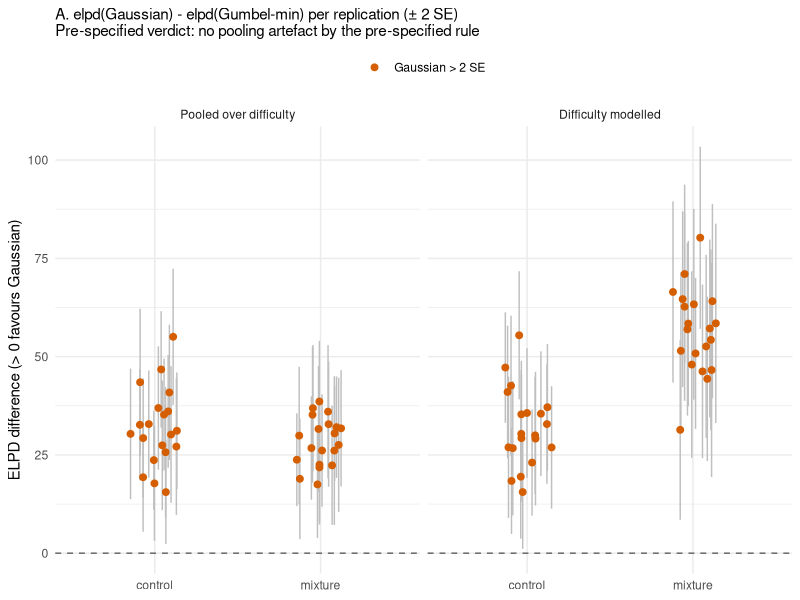
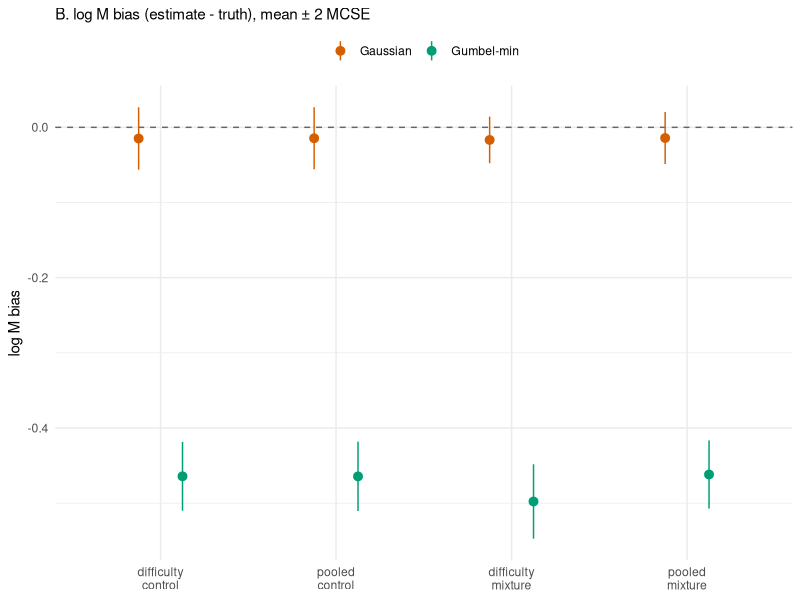

The R script that drew these images, in order:
# Fig. 8 (v3 step 3): G3 difficulty-mixture simulation (Gaussian data).
# A: elpd(normal) - elpd(gumbel_min) per replication by condition and
# aggregation (> 0 favours Gaussian; dashed = 0), points filled when |diff| > 2 SE.
# B: log_M bias (mean +/- 2 MCSE) per fit variant.
#
# Run from the project root: Rscript code/05_figures/fig_8_g3_mixture.R

suppressPackageStartupMessages({ library(dplyr); library(ggplot2) })
l <- readr::read_csv(here::here("data", "processed", "v3", "g3_loo_by_rep.csv"), show_col_types = FALSE) |>
  mutate(agg = factor(agg, levels = c("pooled", "difficulty"),
                      labels = c("Pooled over difficulty", "Difficulty modelled")),
         clear = case_when(favors_normal_2se ~ "Gaussian > 2 SE", favors_gumbel_2se ~ "Gumbel-min > 2 SE",
                           TRUE ~ "within 2 SE"))
verdict <- readLines(here::here("data", "processed", "v3", "g3_verdict.txt"), n = 1)
pA <- ggplot(l, aes(condition, elpd_diff)) +
  geom_hline(yintercept = 0, linetype = 2, colour = "grey40") +
  geom_errorbar(aes(ymin = elpd_diff - 2 * se, ymax = elpd_diff + 2 * se), colour = "grey75", width = 0,
                position = position_jitter(width = 0.15, seed = 1)) +
  geom_point(aes(colour = clear), size = 2, position = position_jitter(width = 0.15, seed = 1)) +
  scale_colour_manual(values = c("Gaussian > 2 SE" = "#D55E00", "Gumbel-min > 2 SE" = "#009E73",
                                 "within 2 SE" = "grey50")) +
  facet_wrap(~agg) +
  labs(subtitle = paste0("A. elpd(Gaussian) - elpd(Gumbel-min) per replication (± 2 SE)\n",
                         "Pre-specified verdict: ", verdict),
       x = NULL, y = "ELPD difference (> 0 favours Gaussian)", colour = NULL) +
  theme_minimal() + theme(legend.position = "top")

b <- readr::read_csv(here::here("data", "processed", "v3", "g3_bias.csv"), show_col_types = FALSE) |>
  mutate(fam = if_else(grepl("^normal", fit_variant), "Gaussian", "Gumbel-min"),
         agg = if_else(grepl("pooled", fit_variant), "pooled", "difficulty"))
pB <- ggplot(b, aes(interaction(agg, condition, sep = "\n"), bias, colour = fam)) +
  geom_hline(yintercept = 0, linetype = 2, colour = "grey40") +
  geom_pointrange(aes(ymin = bias - 2 * mcse, ymax = bias + 2 * mcse), position = position_dodge(width = 0.5)) +
  scale_colour_manual(values = c("Gaussian" = "#D55E00", "Gumbel-min" = "#009E73")) +
  labs(subtitle = "B. log M bias (estimate - truth), mean ± 2 MCSE",
       x = NULL, y = "log M bias", colour = NULL) +
  theme_minimal() + theme(legend.position = "top")

dir.create(here::here("outputs", "figures", "v3"), recursive = TRUE, showWarnings = FALSE)
g <- gridExtra::arrangeGrob(pA, pB, ncol = 2, widths = c(1.3, 1))
ggsave(here::here("outputs", "figures", "v3", "fig_8_g3_mixture.png"), g, width = 13, height = 5.5, dpi = 200)
cat("Wrote outputs/figures/v3/fig_8_g3_mixture.png\n")
